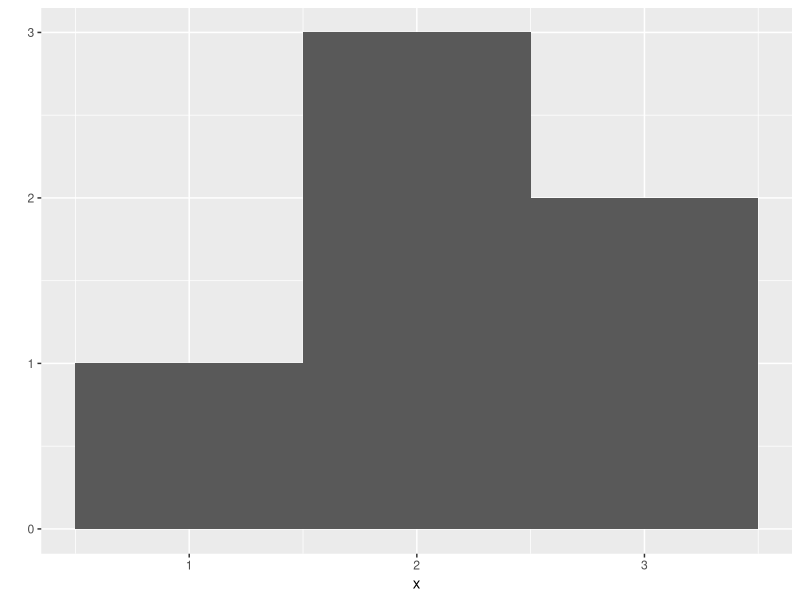
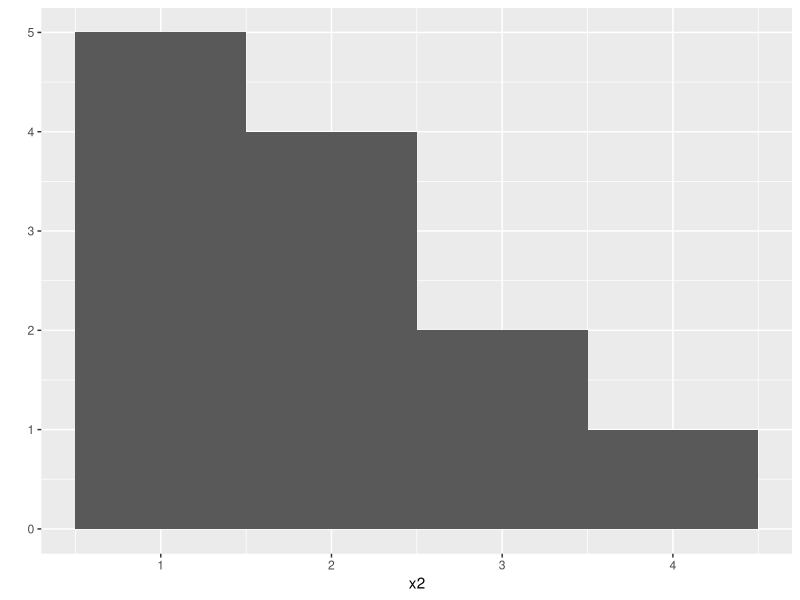
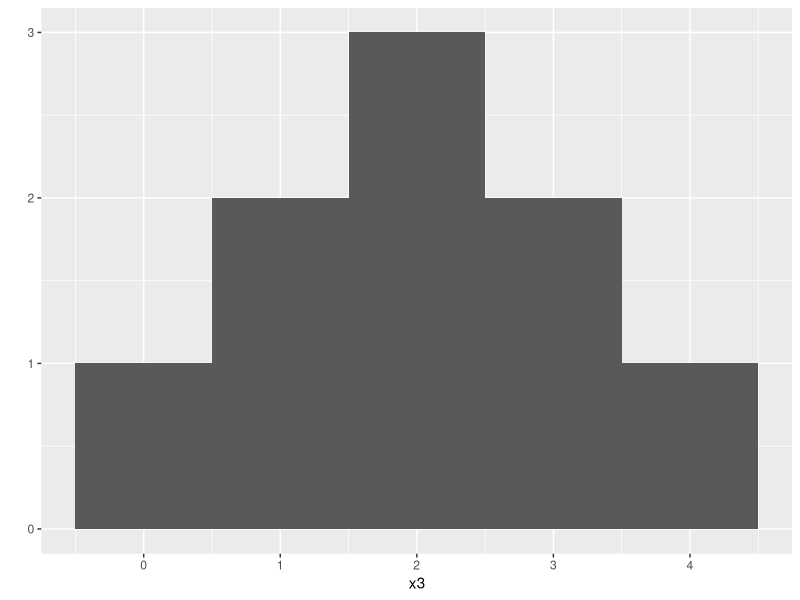

These figures' R source, in order: (Note: this script raises an error after producing the figures.)
library('ggplot2')

# x = c(-1, -0.8, -0.6, -0.4, -0.2, 0, 0.2, 0.4, 0.6, 0.8, 1)
# print(x)
# 
# y = x^3
# print(y)
# 
# #qplot(x, y)

x = c(1, 2, 2, 2, 3, 3)
qplot(x, binwidth = 1)
x2 = c(1, 1, 1, 1, 1, 2, 2, 2, 2, 3, 3, 4)
qplot(x2, binwidth = 1)
x3 = c(0, 1, 1, 2, 2, 2, 3, 3, 4)
qplot(x3, binwidth = 1)

rolls = replicate(10000, roll2())
qplot(rolls, binwidth = 1)
#print(rolls)

